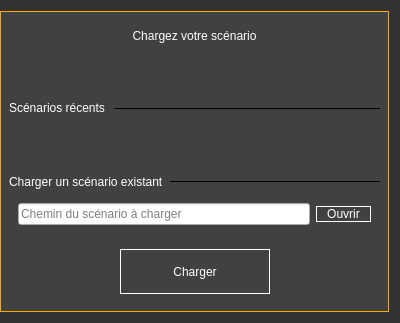
<?xml version="1.0" encoding="UTF-8"?>
<ui version="4.0">
 <class>CLoadProjectWizard</class>
 <widget class="QWidget" name="CLoadProjectWizard">
  <property name="geometry">
   <rect>
    <x>0</x>
    <y>0</y>
    <width>400</width>
    <height>323</height>
   </rect>
  </property>
  <property name="windowTitle">
   <string>Form</string>
  </property>
  <property name="styleSheet">
   <string notr="true">#CLoadProjectWizard{
background-color : rgb(50,50,50);
}</string>
  </property>
  <layout class="QVBoxLayout" name="verticalLayout">
   <property name="leftMargin">
    <number>0</number>
   </property>
   <item>
    <widget class="QWidget" name="loadProjectWizardContainer" native="true">
     <property name="styleSheet">
      <string notr="true">#loadProjectWizardContainer{
border : 1px solid rgb(255, 170, 0);
background-color : rgb(65,65,65);
}
QLabel{
color : white;
}</string>
     </property>
     <layout class="QVBoxLayout" name="verticalLayout_2">
      <item>
       <widget class="QLabel" name="label">
        <property name="text">
         <string>Chargez votre scénario</string>
        </property>
        <property name="alignment">
         <set>Qt::AlignCenter</set>
        </property>
       </widget>
      </item>
      <item>
       <widget class="QLabel" name="errorLabel">
        <property name="text">
         <string/>
        </property>
       </widget>
      </item>
      <item>
       <widget class="QWidget" name="recentProject" native="true">
        <property name="sizePolicy">
         <sizepolicy hsizetype="Preferred" vsizetype="Minimum">
          <horstretch>0</horstretch>
          <verstretch>0</verstretch>
         </sizepolicy>
        </property>
        <layout class="QHBoxLayout" name="horizontalLayout">
         <property name="spacing">
          <number>5</number>
         </property>
         <property name="leftMargin">
          <number>0</number>
         </property>
         <property name="topMargin">
          <number>0</number>
         </property>
         <property name="rightMargin">
          <number>0</number>
         </property>
         <property name="bottomMargin">
          <number>0</number>
         </property>
         <item>
          <widget class="QLabel" name="recentProjectTitle">
           <property name="sizePolicy">
            <sizepolicy hsizetype="Minimum" vsizetype="Minimum">
             <horstretch>0</horstretch>
             <verstretch>0</verstretch>
            </sizepolicy>
           </property>
           <property name="maximumSize">
            <size>
             <width>16777215</width>
             <height>20</height>
            </size>
           </property>
           <property name="text">
            <string>Scénarios récents </string>
           </property>
           <property name="alignment">
            <set>Qt::AlignLeading|Qt::AlignLeft|Qt::AlignVCenter</set>
           </property>
          </widget>
         </item>
         <item>
          <widget class="Line" name="recentProjectLine">
           <property name="sizePolicy">
            <sizepolicy hsizetype="Expanding" vsizetype="Fixed">
             <horstretch>0</horstretch>
             <verstretch>0</verstretch>
            </sizepolicy>
           </property>
           <property name="frameShadow">
            <enum>QFrame::Plain</enum>
           </property>
           <property name="lineWidth">
            <number>1</number>
           </property>
           <property name="orientation">
            <enum>Qt::Horizontal</enum>
           </property>
          </widget>
         </item>
        </layout>
       </widget>
      </item>
      <item>
       <widget class="QWidget" name="recentProjectList" native="true">
        <layout class="QVBoxLayout" name="verticalLayout_3">
         <property name="spacing">
          <number>10</number>
         </property>
         <property name="leftMargin">
          <number>10</number>
         </property>
         <property name="topMargin">
          <number>0</number>
         </property>
         <property name="bottomMargin">
          <number>0</number>
         </property>
        </layout>
       </widget>
      </item>
      <item>
       <widget class="QWidget" name="loadProject" native="true">
        <layout class="QHBoxLayout" name="horizontalLayout_2">
         <property name="leftMargin">
          <number>0</number>
         </property>
         <property name="topMargin">
          <number>0</number>
         </property>
         <property name="rightMargin">
          <number>0</number>
         </property>
         <property name="bottomMargin">
          <number>0</number>
         </property>
         <item>
          <widget class="QLabel" name="loadProjectTitle">
           <property name="maximumSize">
            <size>
             <width>16777215</width>
             <height>20</height>
            </size>
           </property>
           <property name="text">
            <string>Charger un scénario existant</string>
           </property>
          </widget>
         </item>
         <item>
          <widget class="Line" name="LoadProjectLine">
           <property name="sizePolicy">
            <sizepolicy hsizetype="Expanding" vsizetype="Fixed">
             <horstretch>0</horstretch>
             <verstretch>0</verstretch>
            </sizepolicy>
           </property>
           <property name="frameShadow">
            <enum>QFrame::Plain</enum>
           </property>
           <property name="orientation">
            <enum>Qt::Horizontal</enum>
           </property>
          </widget>
         </item>
        </layout>
       </widget>
      </item>
      <item>
       <widget class="QWidget" name="widget_2" native="true">
        <layout class="QHBoxLayout" name="horizontalLayout_3">
         <property name="topMargin">
          <number>0</number>
         </property>
         <item>
          <widget class="QLineEdit" name="pathLineEdit">
           <property name="readOnly">
            <bool>true</bool>
           </property>
           <property name="placeholderText">
            <string>Chemin du scénario à charger</string>
           </property>
          </widget>
         </item>
         <item>
          <widget class="QPushButton" name="pathExplorerButton">
           <property name="minimumSize">
            <size>
             <width>55</width>
             <height>0</height>
            </size>
           </property>
           <property name="maximumSize">
            <size>
             <width>55</width>
             <height>16777215</height>
            </size>
           </property>
           <property name="styleSheet">
            <string notr="true">#pathExplorerButton
{
border : 1px solid white;
color : white;
}
#pathExplorerButton:hover
{
border : 1px solid rgb(255, 170, 0);
color : rgb(255, 170, 0);
}</string>
           </property>
           <property name="text">
            <string>Ouvrir</string>
           </property>
           <property name="flat">
            <bool>true</bool>
           </property>
          </widget>
         </item>
        </layout>
       </widget>
      </item>
      <item>
       <widget class="QWidget" name="widget_3" native="true">
        <layout class="QHBoxLayout" name="horizontalLayout_4">
         <item>
          <spacer name="horizontalSpacer">
           <property name="orientation">
            <enum>Qt::Horizontal</enum>
           </property>
           <property name="sizeHint" stdset="0">
            <size>
             <width>88</width>
             <height>20</height>
            </size>
           </property>
          </spacer>
         </item>
         <item>
          <widget class="QPushButton" name="acceptButton">
           <property name="minimumSize">
            <size>
             <width>150</width>
             <height>45</height>
            </size>
           </property>
           <property name="maximumSize">
            <size>
             <width>150</width>
             <height>16777215</height>
            </size>
           </property>
           <property name="styleSheet">
            <string notr="true">#acceptButton{
border : 1px solid white;
color : white;
}
#acceptButton:hover{
border : 1px solid rgb(255, 170, 0);
color : rgb(255, 170, 0);
}</string>
           </property>
           <property name="text">
            <string>Charger</string>
           </property>
           <property name="flat">
            <bool>true</bool>
           </property>
          </widget>
         </item>
         <item>
          <spacer name="horizontalSpacer_2">
           <property name="orientation">
            <enum>Qt::Horizontal</enum>
           </property>
           <property name="sizeHint" stdset="0">
            <size>
             <width>87</width>
             <height>20</height>
            </size>
           </property>
          </spacer>
         </item>
        </layout>
       </widget>
      </item>
     </layout>
    </widget>
   </item>
  </layout>
 </widget>
 <resources/>
 <connections/>
</ui>
